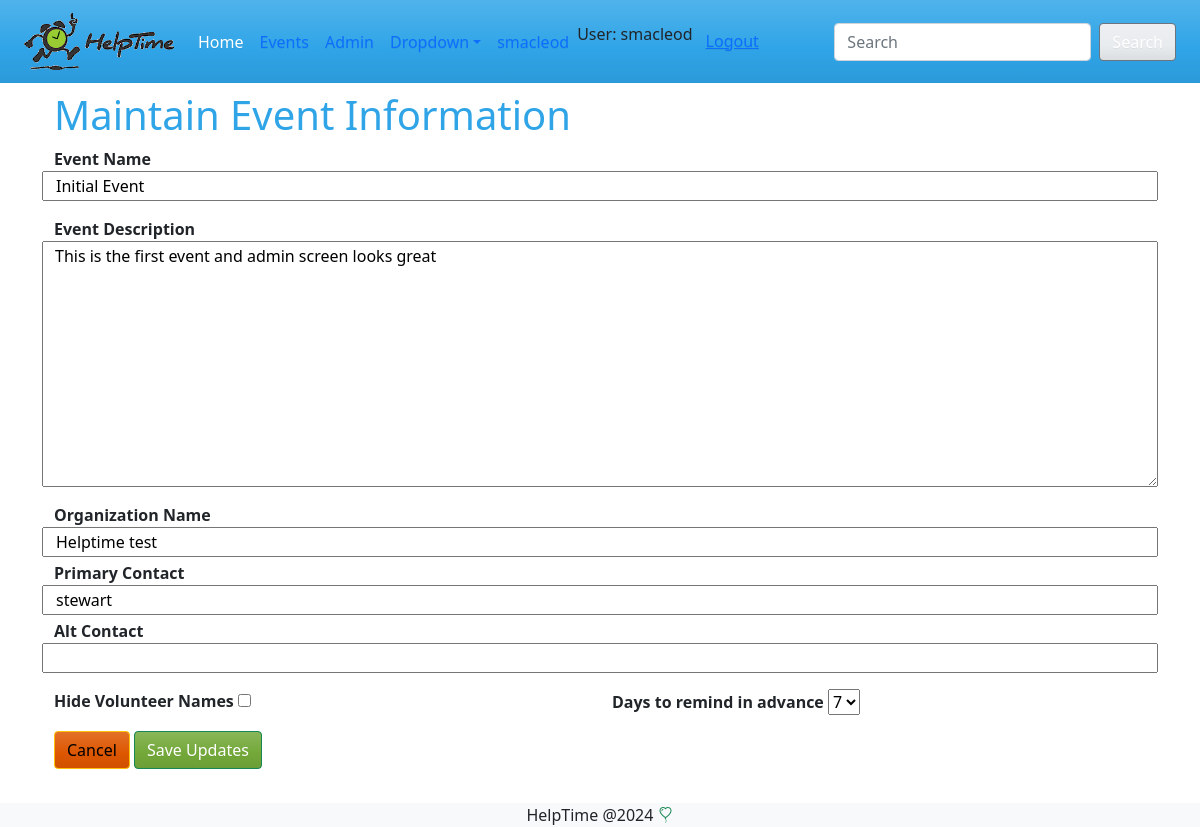
The app's page /events/update/1 (signed in) with its own data.
### events/models.py (models this page shows, shortened)
class Event(models.Model):
    reminder_days_choice = models.TextChoices('days', '1 2 3 4 5 6 7')
    name = models.CharField(max_length=200, verbose_name='Event Name' )
    description = models.TextField(max_length=200, verbose_name='Event Description', blank=True)
    organization = models.CharField(max_length=100, verbose_name='Organization Name', blank=True )
    primery_contact = models.CharField(max_length=100, verbose_name='Primary Contact', blank=True)
    alternate_contact = models.CharField(max_length=100, verbose_name='Alt Contact', blank=True)
    hide_names = models.BooleanField(default=False, verbose_name='Hide Volunteer Names', blank=True)
    reminder_days = models.CharField(max_length=5, choices=reminder_days_choice, verbose_name='Days to remind in advance', default=7)
    created_by = models.ForeignKey(User, on_delete=models.SET_NULL, null=True, blank=True)
    created_at = models.DateTimeField(auto_now_add=True, null=True, blank=True)
    updated_at = models.DateTimeField(auto_now=True, blank=True, null=True)

### events/views.py (the view)
# urls.py: path("update/<int:pk>", views.update, name="update"),
@login_required  #forces a login can we add other text
def update(request, pk):
    event = Event.objects.get(id=pk)
    form = EventForm(instance=event)
    if request.method == 'POST':
        form = EventForm(request.POST, instance=event)
        if form.is_valid():
            form.save()
            return redirect('events:index')
    return render(request, 'events/update.html', {'form':form, 'event':event})

### events/forms.py
class EventForm(forms.ModelForm):
    class Meta:
        model = Event
        fields= '__all__'
        widgets = {
            'hide_names' :  forms.CheckboxInput(
                attrs={'class' : 'form-check_input'})
        }

### events/templates/events/update.html (shortened to what this page needs)
{% extends 'master.html' %}
{% block content %}
<h1> Maintain Event Information </h1>
<form method="POST" class="container-float">
    <fieldset>
        <div class="row">
            <strong>{{form.name.label}}</strong>
            {{ form.name}}
        </div>
        <div class="row mt-3">
            <strong>{{form.description.label}}</strong>
            {{ form.description}}
        </div>
        <div class="row mt-3">
            <strong>{{form.organization.label}}</strong>
            {{ form.organization}}
        </div>
        <div class="row mt-1">
            <strong>{{form.primery_contact.label}}</strong>
            {{ form.primery_contact}}
        </div>
        <div class="row mt-1">
            <strong>{{form.alternate_contact.label}}</strong>
            {{ form.alternate_contact}}
        </div>
        <div class="row mt-3">
            <div class="col-md-6 form-switch-input">
                <strong>{{form.hide_names.label}}</strong>
                {{ form.hide_names }}
            </div>
            <div class="col-md-6">
                <strong>{{form.reminder_days.label}}</strong>
                {{ form.reminder_days}}
            </div>
        </div>
    </fieldset>
    <div class="mt-3">
        <a href="{% url 'events:index' %}" class='float-right btn btn-warning pull-right'>Cancel</a>
        <input type="submit" value="Save Updates" class='float-right btn btn-success pull-right'>
    </div>
</form>
<pre>
</pre>
{% endblock %}

### templates/master.html (shortened to what this page needs)
{% load static %}
<!DOCTYPE html>
<html lang="en">
<head>
  <link rel="stylesheet" href="{% static 'styles/styles.css' %} ">
  <link rel="stylesheet" href="https://cdn.jsdelivr.net/npm/bootstrap-icons@1.11.3/font/bootstrap-icons.min.css">
  <link rel="stylesheet" href="https://cdn.jsdelivr.net/npm/bootstrap@5.1.3/dist/css/bootstrap.min.css"
>
</head>
<body>
  <nav class="navbar navbar-expand-md bg-primary" data-bs-theme="dark">
    <div class="container-fluid">
      <a class="navbar-brand" href="/">
        <img src="{% static '/images/HelptimeLogo_blk_green_RGB_100px_transparent.gif' %}" alt="HelpTime.org"
          width="150" ;></a>
      <div class="collapse navbar-collapse" id="navbarColor01">
        <ul class="navbar-nav me-auto">
          <li class="nav-item">
            <a class="nav-link active" href="#">Home
            </a>
          </li>
          <li class="nav-item">
            <a class="nav-link" href="/events">Events</a>
          <li class="nav-item">
            <a class="nav-link" href="/admin">Admin</a>
          </li>
          <li class="nav-item dropdown">
            <a class="nav-link dropdown-toggle" data-bs-toggle="dropdown" href="#" role="button" aria-haspopup="true"
              aria-expanded="false">Dropdown</a>
          </li>
          <li class="nav-item">
            <a class="nav-link" href="/admin">{{ user }}</a>
            {% if user.is_authenticated %}
     <li>User: {{ user.get_username }}</li>
     <li>
       <form id="logout-form" method="post" action="{% url 'logout' %}">
         <button type="submit" class="btn btn-link">Logout</button>
       </form>
     </li>
   {% else %}
     <li><a href="{% url 'login' %}?next={{ request.path }}">Login</a></li>
   {% endif %}
          </li>
        </ul>
        <form class="d-flex">
          <input class="form-control me-sm-2" type="search" placeholder="Search">
          <button class="btn btn-secondary my-2 my-sm-0" type="submit">Search</button>
        </form>
      </div>
    </div>
  </nav>
  <div class="container mt-2">
    {% block content %}
    {% endblock %}
  </div>
  <footer class="bg-light text-center fixed-bottom">
    HelpTime @2024
    <i class="bi bi-balloon-heart text-success" style="font-size: 2rm;"></i>
  </footer>
</body>
</html>

### records on screen
Event: name "Initial Event", description "This is the first event and admin screen looks great", organization "Helptime test", primery_contact "stewart", reminder_days "7"

### other values on screen
{{ user }} "smacleod"
{{ user.get_username }} "smacleod"
